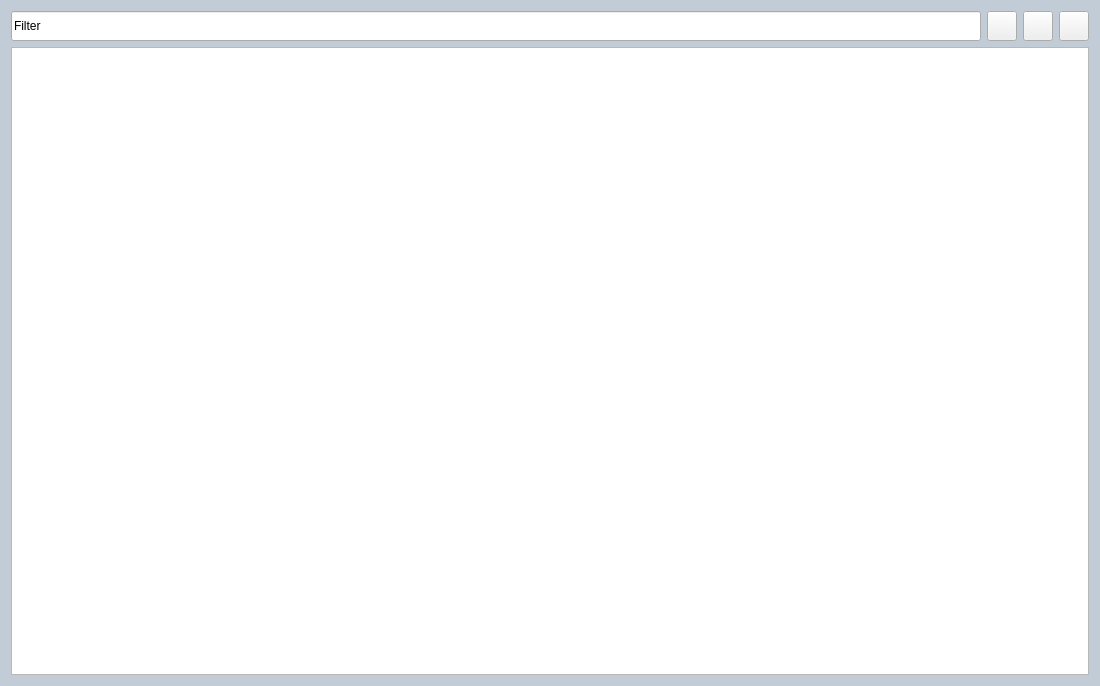
<?xml version="1.0" encoding="UTF-8"?>
<ui version="4.0">
 <class>SettingPagePlugin</class>
 <widget class="QWidget" name="SettingPagePlugin">
  <property name="geometry">
   <rect>
    <x>0</x>
    <y>0</y>
    <width>1100</width>
    <height>686</height>
   </rect>
  </property>
  <property name="minimumSize">
   <size>
    <width>0</width>
    <height>0</height>
   </size>
  </property>
  <property name="windowTitle">
   <string>Form</string>
  </property>
  <property name="styleSheet">
   <string notr="true">QWidget#SettingPagePlugin{background-color:#C1CCD6;}</string>
  </property>
  <layout class="QVBoxLayout" name="verticalLayout">
   <item>
    <layout class="QHBoxLayout" name="horizontalLayout">
     <item>
      <widget class="QLineEdit" name="editFilter">
       <property name="minimumSize">
        <size>
         <width>0</width>
         <height>30</height>
        </size>
       </property>
       <property name="maximumSize">
        <size>
         <width>16777215</width>
         <height>30</height>
        </size>
       </property>
       <property name="inputMask">
        <string>Filter</string>
       </property>
      </widget>
     </item>
     <item>
      <widget class="QPushButton" name="btnAdd">
       <property name="minimumSize">
        <size>
         <width>30</width>
         <height>30</height>
        </size>
       </property>
       <property name="maximumSize">
        <size>
         <width>30</width>
         <height>30</height>
        </size>
       </property>
       <property name="text">
        <string/>
       </property>
       <property name="icon">
        <iconset resource="../../res.qrc">
         <normaloff>:/icons/add</normaloff>:/icons/add</iconset>
       </property>
       <property name="iconSize">
        <size>
         <width>20</width>
         <height>20</height>
        </size>
       </property>
      </widget>
     </item>
     <item>
      <widget class="QPushButton" name="btnDel">
       <property name="minimumSize">
        <size>
         <width>30</width>
         <height>30</height>
        </size>
       </property>
       <property name="maximumSize">
        <size>
         <width>30</width>
         <height>30</height>
        </size>
       </property>
       <property name="text">
        <string/>
       </property>
       <property name="icon">
        <iconset>
         <normalon>:/icons/del</normalon>
        </iconset>
       </property>
       <property name="iconSize">
        <size>
         <width>20</width>
         <height>20</height>
        </size>
       </property>
      </widget>
     </item>
     <item>
      <widget class="QPushButton" name="btnSetting">
       <property name="minimumSize">
        <size>
         <width>30</width>
         <height>30</height>
        </size>
       </property>
       <property name="maximumSize">
        <size>
         <width>30</width>
         <height>30</height>
        </size>
       </property>
       <property name="text">
        <string/>
       </property>
       <property name="icon">
        <iconset>
         <normalon>:/icons/settings</normalon>
        </iconset>
       </property>
       <property name="iconSize">
        <size>
         <width>20</width>
         <height>20</height>
        </size>
       </property>
      </widget>
     </item>
    </layout>
   </item>
   <item>
    <widget class="QTableView" name="tbviewPlugin">
     <property name="minimumSize">
      <size>
       <width>10</width>
       <height>10</height>
      </size>
     </property>
     <property name="autoFillBackground">
      <bool>true</bool>
     </property>
     <property name="verticalScrollBarPolicy">
      <enum>Qt::ScrollBarPolicy::ScrollBarAlwaysOff</enum>
     </property>
     <property name="horizontalScrollBarPolicy">
      <enum>Qt::ScrollBarPolicy::ScrollBarAlwaysOff</enum>
     </property>
     <property name="sizeAdjustPolicy">
      <enum>QAbstractScrollArea::SizeAdjustPolicy::AdjustToContents</enum>
     </property>
     <property name="autoScroll">
      <bool>true</bool>
     </property>
     <property name="autoScrollMargin">
      <number>0</number>
     </property>
    </widget>
   </item>
  </layout>
 </widget>
 <resources>
  <include location="../../res.qrc"/>
 </resources>
 <connections/>
</ui>
